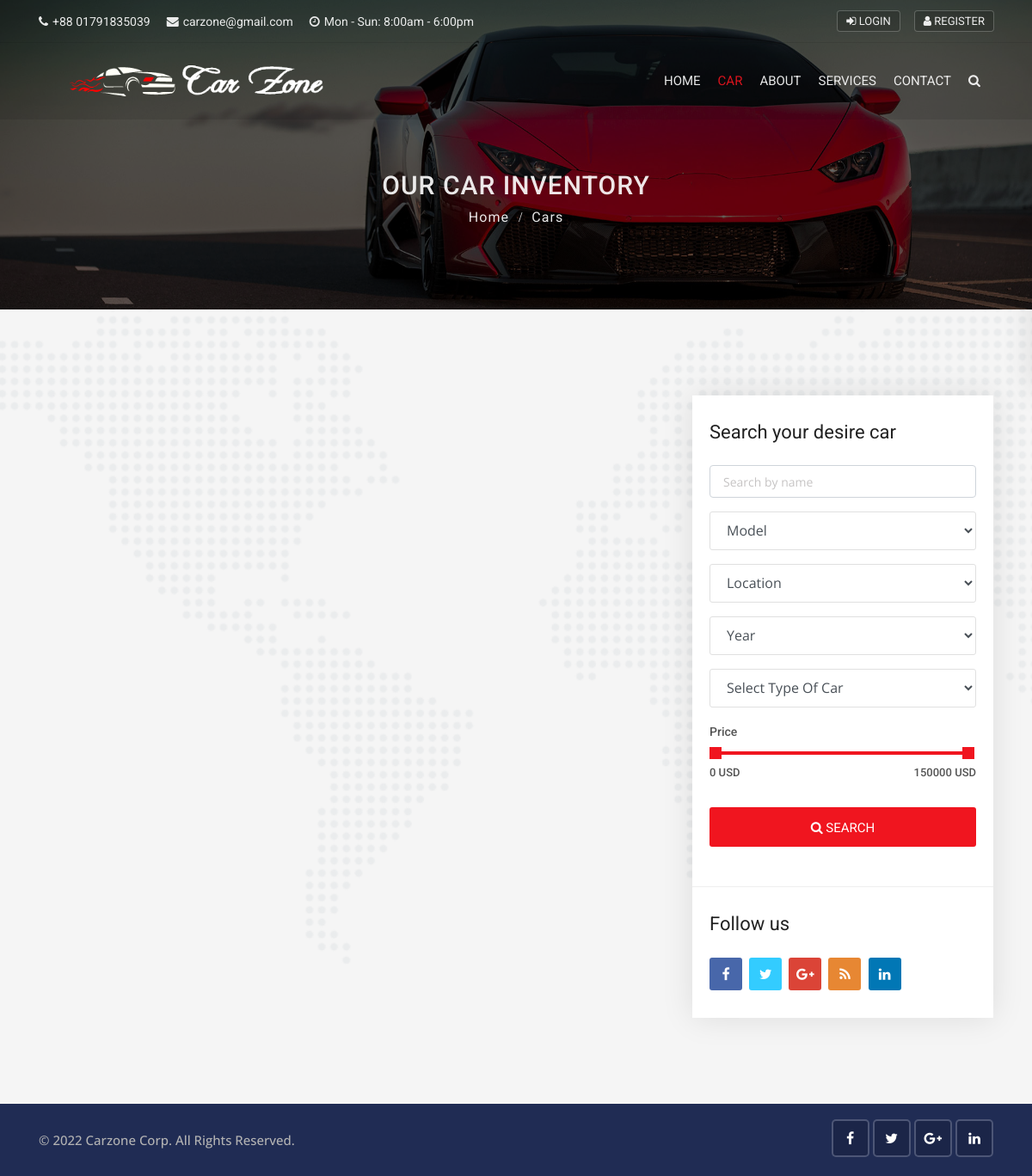
/car_app/car/, run on an earlier commit of the app's database.
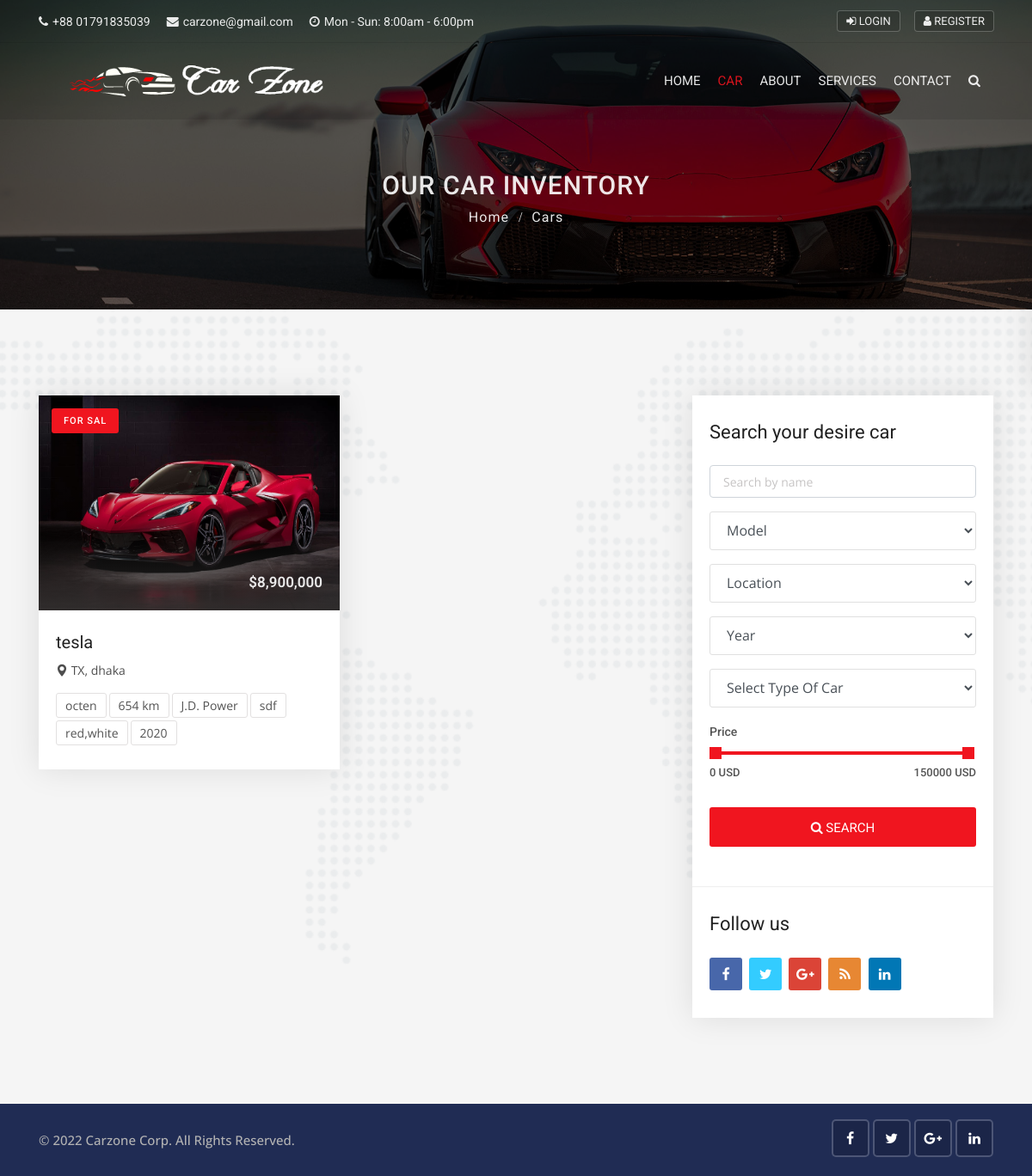
And on a later commit of the database.
### car_app/models.py (models this page shows, shortened)
class Cars(models.Model):
    state_choice = (
        ('AL', 'Alabama'),
        ('AK', 'Alaska'),
        ('AZ', 'Arizona'),
        ('AR', 'Arkansas'),
        ('CA', 'California'),
        ('CO', 'Colorado'),
        ('CT', 'Connecticut'),
        ('DE', 'Delaware'),
        ('DC', 'District Of Columbia'),
        ('FL', 'Florida'),
        ('GA', 'Georgia'),
        ('HI', 'Hawaii'),
        ('ID', 'Idaho'),
        ('IL', 'Illinois'),
        ('IN', 'Indiana'),
        ('IA', 'Iowa'),
        ('KS', 'Kansas'),
        ('KY', 'Kentucky'),
        ('LA', 'Louisiana'),
        ('ME', 'Maine'),
        ('MD', 'Maryland'),
        ('MA', 'Massachusetts'),
        ('MI', 'Michigan'),
        ('MN', 'Minnesota'),
        ('MS', 'Mississippi'),
        ('MO', 'Missouri'),
        ('MT', 'Montana'),
        ('NE', 'Nebraska'),
        ('NV', 'Nevada'),
        ('NH', 'New Hampshire'),
        ('NJ', 'New Jersey'),
        ('NM', 'New Mexico'),
        ('NY', 'New York'),
        ('NC', 'North Carolina'),
        ('ND', 'North Dakota'),
        ('OH', 'Ohio'),
        ('OK', 'Oklahoma'),
        ('OR', 'Oregon'),
        ('PA', 'Pennsylvania'),
        ('RI', 'Rhode Island'),
        ('SC', 'South Carolina'),
        ('SD', 'South Dakota'),
        ('TN', 'Tennessee'),
        ('TX', 'Texas'),
        ('UT', 'Utah'),
        ('VT', 'Vermont'),
        ('VA', 'Virginia'),
        ('WA', 'Washington'),
        ('WV', 'West Virginia'),
        ('WI', 'Wisconsin'),
        ('WY', 'Wyoming'),
    )
    year_choice = []
    for r in range(2000, (datetime.now().year + 1)):
        year_choice.append((r, r))
    features_choices = (
        ('Cruise Control', 'Cruise Control'),
        ('Audio Interface', 'Audio Interface'),
        ('Airbags', 'Airbags'),
        ('Air Conditioning', 'Air Conditioning'),
        ('Seat Heating', 'Seat Heating'),
        ('Alarm System', 'Alarm System'),
        ('ParkAssist', 'ParkAssist'),
        ('Power Steering', 'Power Steering'),
        ('Reversing Camera', 'Reversing Camera'),
        ('Direct Fuel Injection', 'Direct Fuel Injection'),
        ('Auto Start/Stop', 'Auto Start/Stop'),
        ('Wind Deflector', 'Wind Deflector'),
        ('Bluetooth Handset', 'Bluetooth Handset'),
    )
    door_choices = (
        ('2', '2'),
        ('3', '3'),
        ('4', '4'),
        ('5', '5'),
        ('6', '6'),
    )
    car_title = models.CharField(max_length=200)
    state = models.CharField(choices=state_choice, max_length=100)
    city = models.CharField(max_length=100)
    model = models.CharField(max_length=100)
    color = models.CharField(max_length=100)
    year = models.IntegerField(('year'), choices=year_choice)
    condition = models.CharField(max_length=100)
    price = models.IntegerField()
    description = RichTextField()
    car_photo = models.ImageField(upload_to='car_photo/')  # 'car_photo/%y/%m/%d'
    car_photo_1 = models.ImageField(upload_to='car_photo/', blank=True)
    car_photo_2 = models.ImageField(upload_to='car_photo/', blank=True)
    car_photo_3 = models.ImageField(upload_to='car_photo/', blank=True)
    car_photo_4 = models.ImageField(upload_to='car_photo/', blank=True)
    features = MultiSelectField(choices=features_choices, max_length=500)
    body_style = models.CharField(max_length=100)
    transmission = models.CharField(max_length=100)
    engine = models.CharField(max_length=100)
    interior = models.CharField(max_length=100)
    miles = models.IntegerField()
    doors = models.CharField(choices=door_choices, max_length=10)
    passenger = models.IntegerField()
    vin_no = models.CharField(max_length=100)
    Fuel_Mileage = models.CharField(max_length=100)
    Fuel_Type = models.CharField(max_length=50)
    on_of_Owners = models.CharField(max_length=100)
    is_features = models.BooleanField(default=False)
    Waeeanty = models.CharField(max_length=100)
    create_data = models.DateTimeField(default=datetime.now, blank=True)

### car_app/views.py (the view)
# urls.py: path('car/', views.Car, name='car'),
def Car(request):
    t_car = Cars.objects.order_by('-create_data')
    model_search = Cars.objects.values_list('model', flat=True).distinct()
    city_search = Cars.objects.values_list('city', flat=True).distinct()
    year_search = Cars.objects.values_list('year', flat=True).distinct()
    body_style_search = Cars.objects.values_list('body_style', flat=True).distinct()
    paginator = Paginator(t_car, 4)  # Show 3 cars per page.
    page_number = request.GET.get('page')
    page_obj = paginator.get_page(page_number)
    data = {
        "t_car": page_obj,
        "model_search": model_search,
        "city_search": city_search,
        "year_search": year_search,
        "body_style_search": body_style_search,
    }
    return render(request, 'cars/cars.html', data)

### templates/cars/cars.html (shortened to what this page needs)
{% extends "base.html"%}
{% load static %}
{% block maincontent  %}
    {% load humanize %}
<div class="sub-banner overview-bgi">
    <div class="container breadcrumb-area">
        <div class="breadcrumb-areas">
            <h1>Our Car Inventory</h1>
            <ul class="breadcrumbs">
                <li><a href="{% url 'homepage' %}">Home</a></li>
                <li class="active">Cars</li>
            </ul>
        </div>
    </div>
</div>
<div class="featured-car content-area">
    <div class="container">
        <div class="row">
            <div class="col-lg-8 col-md-12">
                <div class="row">
                    {% for c in t_car %}
                    <div class="col-lg-6 col-md-6">
                        <div class="car-box-3">
                            <div class="car-thumbnail">
                                <a href="{% url 'car_details' id=c.id %}" class="car-img">
                                    {% if c.is_features %}
                                      <div class="tag">For Sal</div>
                                    {% else %}
                                     <div class="tag-2 bg-active">Featured</div>
                                    {% endif %}
                                    <div class="price-box">
                                        <span>${{c.price |intcomma }} </span>
                                    </div>
                                    <img class="d-block w-100" src="{{ c.car_photo.url }}" style="min-height:250px; max-height:250px;" alt="car">
                                </a>
                            </div>
                            <div class="detail">
                                <h1 class="title">
                                    <a href="{% url 'car_details' id=c.id %}">{{c.car_title}} </a>
                                </h1>
                                <div class="location">
                                    <a href="{% url 'car_details' id=c.id %}">
                                        <i class="flaticon-pin"></i> {{ c.state}}, {{ c.city }}
                                    </a>
                                </div>
                                <ul class="facilities-list clearfix">
                                  <li>{{ c.Fuel_Type }}</li>
                                <li>{{ c.miles |intcomma }} km</li>
                                <li>{{ c.transmission }}</li>
                                <li>{{ c.body_style }}</li>
                                <li>{{ c.color }}</li>
                                <li>{{ c.year }}</li>
                                </ul>
                            </div>
                        </div>
                    </div>
                    {% endfor %}
                </div>
            </div>
            <div class="col-lg-4 col-md-12">
                <div class="sidebar-right">
                    <div class="widget advanced-search2">
                        <h3 class="sidebar-title">Search your desire car</h3>
                         <form action="{% url 'search' %}" method="post">
                <div class="form-group">
                    <input type="text" name="keyword_search" placeholder="Search by name" class="form-control">
                </div>
                <div class="form-group">
                    <select class="form-control search-fields" name="search_model">
                        <option selected="true" disabled="disabled">Model</option>
                    </select>
                </div>
                <div class="form-group">
                    <select class="form-control search-fields" name="search_city">
                        <option selected="true" disabled="disabled">Location</option>
                    </select>
                </div>
                <div class="form-group">
                    <select class="form-control search-fields" name="search_year">
                        <option selected="true" disabled="disabled">Year</option>
                    </select>
                </div>
                <div class="form-group">
                    <select class="form-control search-fields" name="search_body_type">
                        <option selected="true" disabled="disabled">Select Type Of Car</option>
                    </select>
                </div>
                <div class="range-slider clearfix">
                                <label>Price</label>
                                <div data-min="0" data-max="150000"  data-min-name="min_price" data-max-name="max_price" data-unit="USD" class="range-slider-ui ui-slider" aria-disabled="false"></div>
                                <div class="clearfix"></div>
                            </div>
                <div class="form-group">
                    <button class="btn btn-block button-theme btn-md">
                        <i class="fa fa-search"></i> Search
                    </button>
                </div>
            </form>
                    </div>
                    <div class="widget question widget-3">
                        <h5 class="sidebar-title">Follow us</h5>
                        <div class="social-list clearfix">
                            <ul>
                                <li><a href="#" class="facebook-bg"><i class="fa fa-facebook"></i></a></li>
                                <li><a href="#" class="twitter-bg"><i class="fa fa-twitter"></i></a></li>
                                <li><a href="#" class="google-bg"><i class="fa fa-google-plus"></i></a></li>
                                <li><a href="#" class="rss-bg"><i class="fa fa-rss"></i></a></li>
                                <li><a href="#" class="linkedin-bg"><i class="fa fa-linkedin"></i></a></li>
                            </ul>
                        </div>
                    </div>
                </div>
            </div>
        </div>
    </div>
</div>
{% endblock maincontent  %}

What changed in the data, as far as the page shows it:
added Cars: is_features "FOR SAL", price "8,900,000", car_photo (picture), car_title "tesla", state "TX", city "dhaka", Fuel_Type "octen", miles "654", transmission "J.D. Power", body_style "sdf", color "red,white", year "2020"
